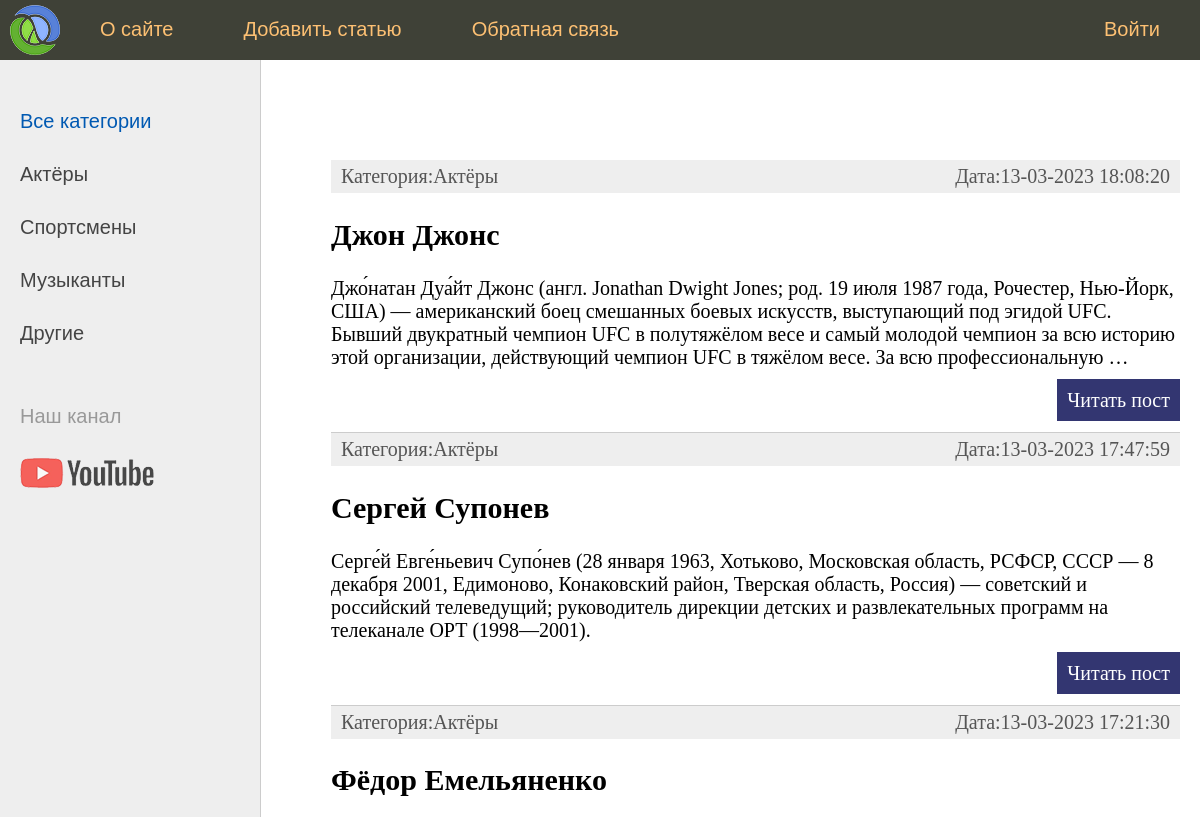
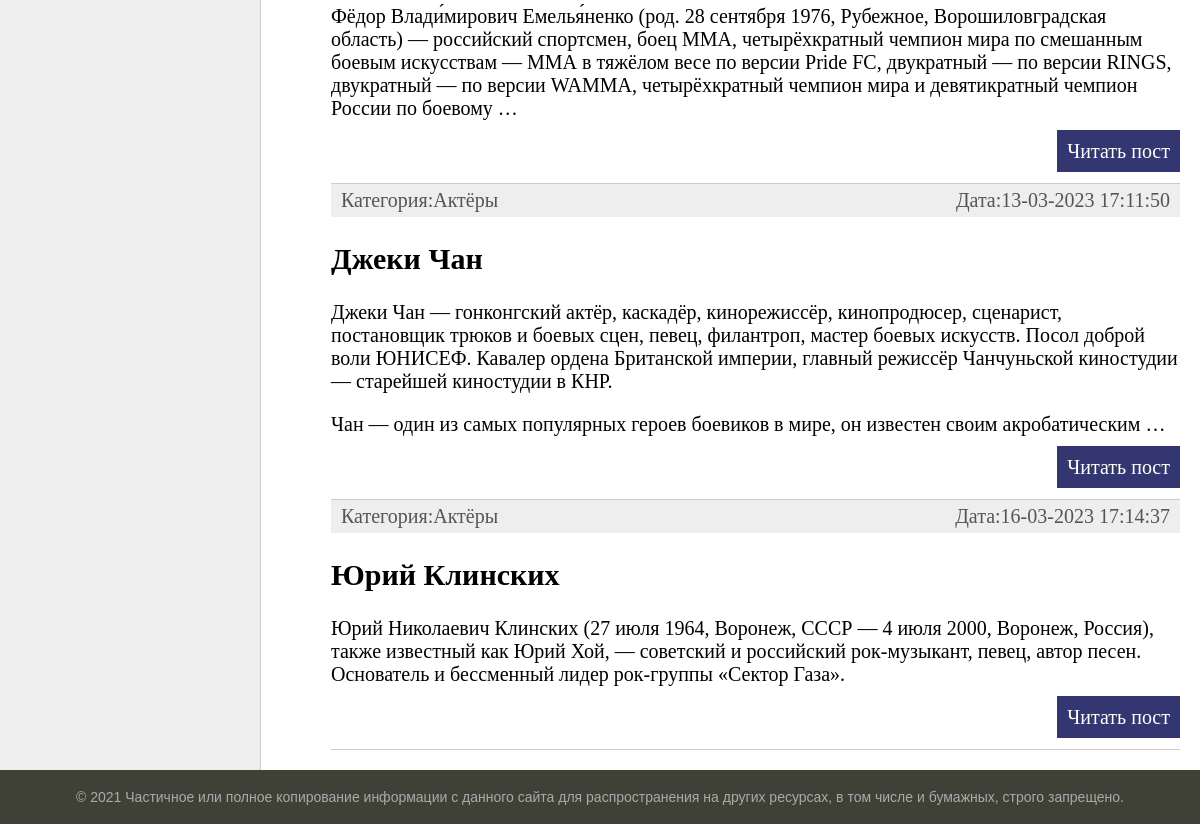
Before: / with the older database file (2 pictures, top to bottom).
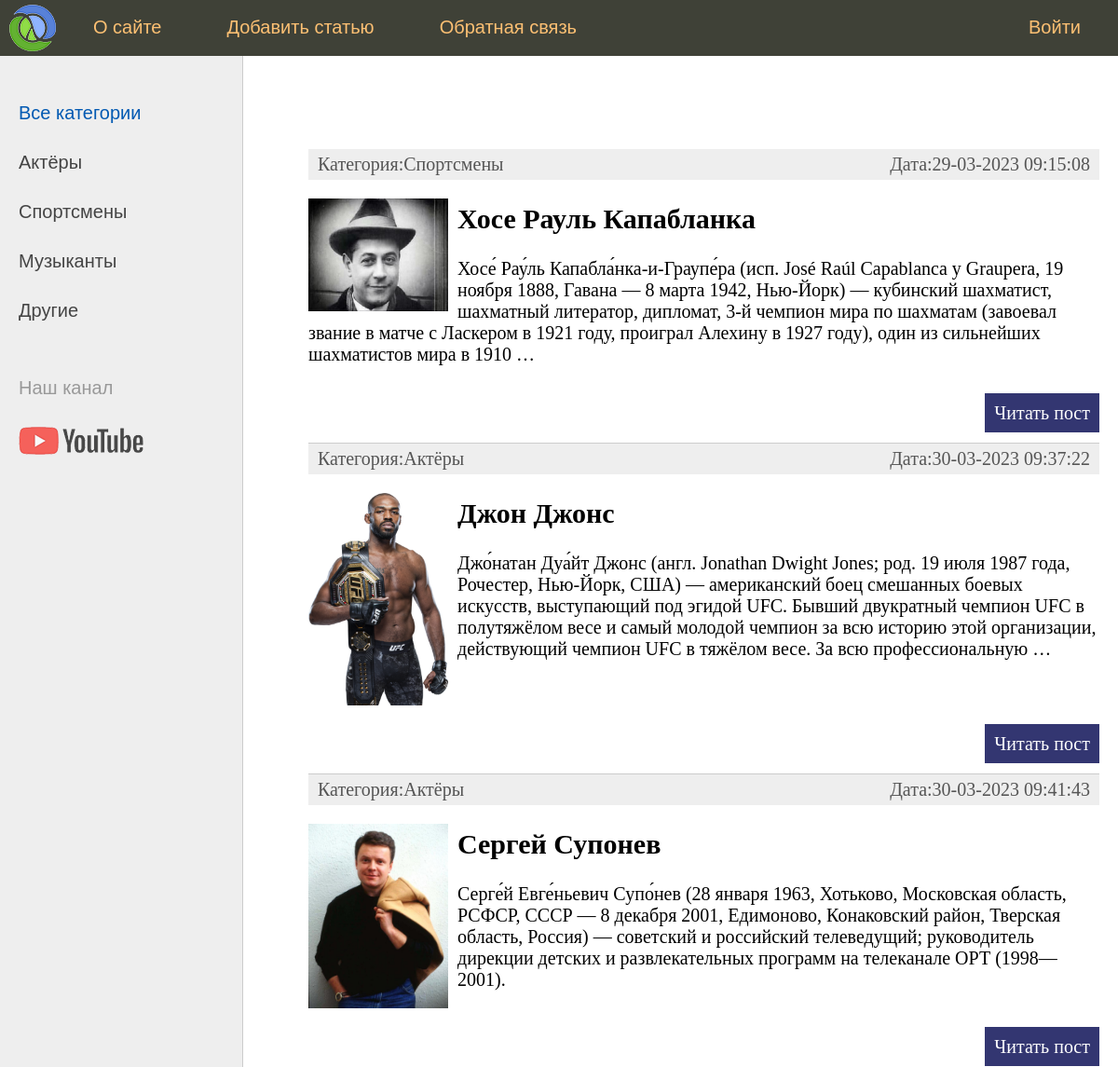
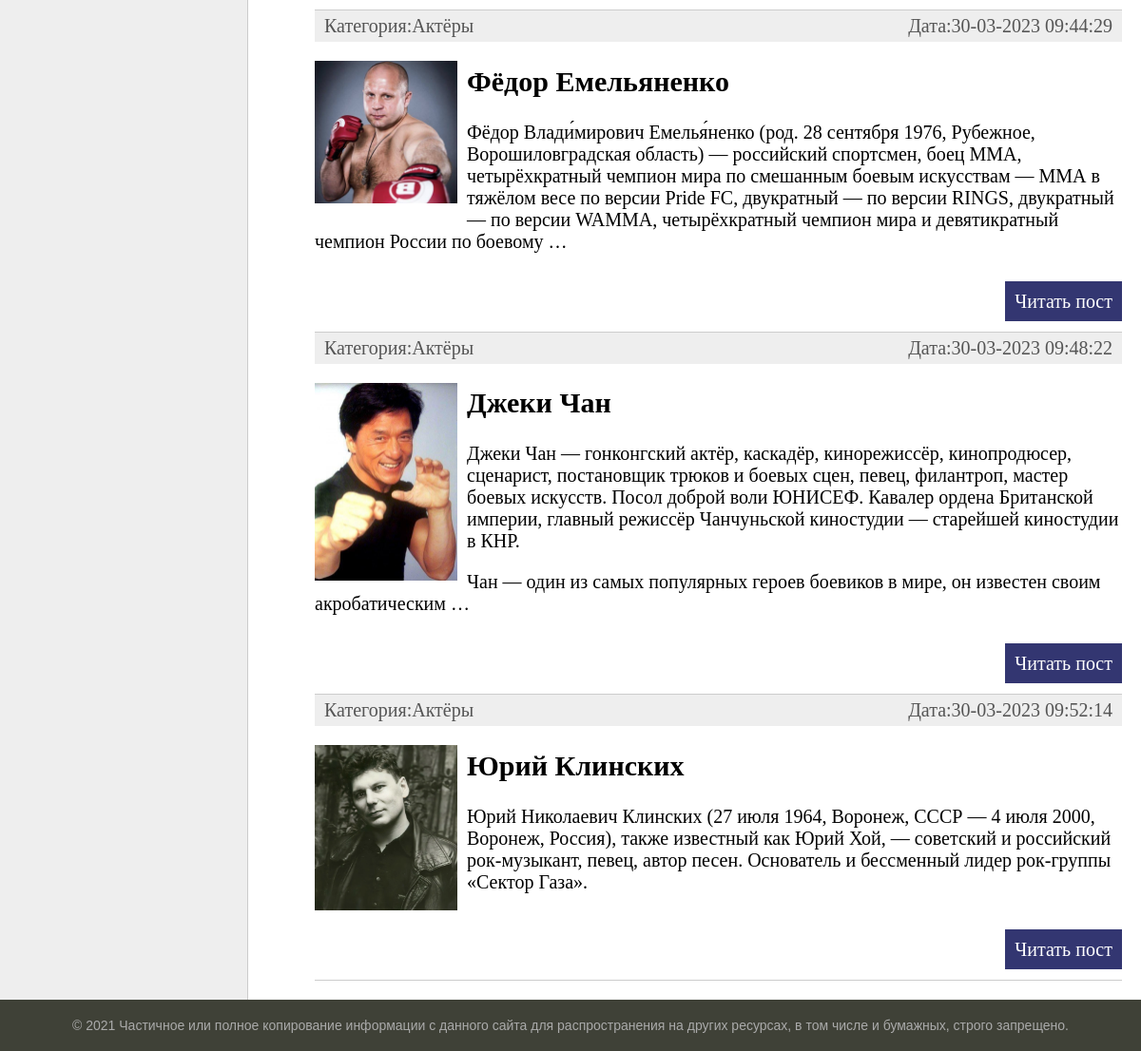
After: the same page with the newer database file (2 pictures, top to bottom).
### greats/models.py (models this page shows, shortened)
class Category(models.Model):
    name = models.CharField(max_length=100, db_index=True, verbose_name="Категория")
    def get_absolute_url(self):
        return reverse('category', kwargs={'cat_id':self.pk})
    class Meta:
        verbose_name="Категория"
        verbose_name_plural='Категории'
        ordering=['id']
    def __str__(self):
        return self.name

class Greats(models.Model):
    title = models.CharField(max_length=255, verbose_name="Заголовок")
    content = models.TextField(blank=True, verbose_name="Текст статьи")
    photo = models.ImageField(upload_to="photos/%Y/%m/%d", verbose_name="Фото")
    time_create=models.DateTimeField(auto_now_add=True, verbose_name="Время создания")
    time_update=models.DateTimeField(auto_now=True, verbose_name="Время изменения")
    is_published=models.BooleanField(default=True, verbose_name="Публикация")
    cat = models.ForeignKey('Category', on_delete=models.PROTECT, null=True, verbose_name="Категории")
    class Meta:
        verbose_name="Выдающиеся люди"
        verbose_name_plural='Выдающиеся люди'
        ordering=['-time_create','title'] # если первое поле имеет
    def get_absolute_url(self):
        return reverse('post', kwargs={'post_id':self.pk})

### greats/views.py (the view)
# urls.py: path('', index, name='home'),
def index(request):
    posts= Greats.objects.all()
    categories=Category.objects.all()
    context= {
        'posts': posts,
        'menu': menu,
        'title': 'Главная страница.',
        'cat_selected':0,
        'categories':categories
    }
    return render (request, 'greats/index.html', context=context)

### greats/templates/greats/index.html (shortened to what this page needs)
{% extends 'greats/base.html' %}
{% block content %}
<ul class="list-articles">
	{% for p in posts %}
				<li><div class="article-panel">
					<p class="first">Категория:{{p.cat}}</p>
					<p class="last">Дата:{{p.time_update|date:"d-m-Y H:i:s"}}</p>
				</div>
				{% if p.photo %}
					<p><img class="img-article-left thumb" src="{{p.photo.url}}"></p>
				{% endif %}
			<h2>{{p.title}}</h2>
	{% autoescape  on %}
	{{p.content|linebreaks|truncatewords:50}}
	{% endautoescape  %}
			<p class="link-read-post"><a href="{{p.get_absolute_url}}">Читать пост</a></p>
			</li>
	{% endfor %}
</ul>
{% endblock %}

### greats/templates/greats/base.html (shortened to what this page needs)
{% load static %}
<!DOCTYPE html>
<html>
<head>
	<link type="text/css" href="{% static 'greats/css/style.css' %}" rel="stylesheet" />
</head>
<body>
<table class="table-page" border=0 cellpadding="0" cellspacing="0">
<tr><td valign=top>
{% block mainmenu %}
		<div class="header">
			<ul id="mainmenu" class="mainmenu">
			<li class="logo"><a href="{% url 'home' %}"><div class="logo"></div></a></li>
{% for m in menu %}
	{% if not forloop.last %}
			<li><a href="{% url m.url_name %}">{{m.title}}</a></li>
	{% else %}
			<li class="last"><a href="{% url m.url_name %}">{{m.title}}</a></li>
	{% endif %}
{% endfor %}
			</ul>
		</div>
{% endblock mainmenu %}
<table class="table-content" border=0 cellpadding="0" cellspacing="0">
<tr>
	<td valign="top" class="left-chapters">
	<ul id="leftchapters">
		{% if cat_selected == 0 %}
			<li class="selected">Все категории</li>
		{% else %}
			<li><a href="{% url 'home' %}">Все категории</a></li>
		{% endif %}
		{% for category in categories %}
		{% if cat_selected == category.pk %}
			<li class="selected">{{category.name}}</li>
		{% else %}
			<li><a href="{{category.get_absolute_url}}">{{category.name}}</a></li>
		{% endif %}
		{% endfor %}
		<li class="share">
		<p>Наш канал</p>
		<a class="share-yt" href="https://www.youtube.com/channel/UClJzWfGWuGJL2t-3dYKcHTA/playlists" target="_blank" rel="nofollow"></a>
		</li>
	</ul>
</td>
<td valign="top" class="content">
	<div class="content-text">
{% block content %}
{% endblock %}
	</div>
</td></tr></table>
</td></tr>
<tr><td valign=top>
	<div id="footer">
		<p align="center">&copy; 2021 Частичное или полное копирование информации с данного сайта для распространения на других ресурсах, в том числе и бумажных, строго запрещено.</p>
	</div>
</td></tr></table>
</body>
</html>

### greats/static/greats/css/style.css (style rules this page uses)
html, body { font-family: 'Arial'; margin: 0; padding: 0; height: 100%; width: 100%; color: #444; }
a { color: #0059b2; text-decoration: none; }
img { max-width: 600px; height: auto; }
img.img-article-left { max-width: 300px; height: auto; float: left; padding: 0 10px 10px 0; }
img.img-article-left.thumb { max-width: 150px; height: auto; }
p.link-read-post { text-align: right; }
p.link-read-post a { padding: 10px; min-width: 100px; background: #333671; color: #fff; text-decoration: none; }
div.article-panel { background: #eee; padding: 5px 10px 5px 10px; box-sizing: border-box; overflow: hidden; color: #555; }
div.article-panel p.first { margin: 0; float: left; }
div.article-panel p.last { margin: 0; float: right; }
ul.list-articles { list-style: none; margin: 0; padding: 0; }
ul.list-articles li { border-bottom: 1px solid #ccc; }
.table-page { width: 100%; height: 100%; vertical-align: top; }
.table-page tr { height: 100%; }
.header { background: #3F4137; height: 60px; }
.logo { background: url('../images/logo.png') no-repeat 10px 5px; width: 70px; height: 60px; }
ul.mainmenu { list-style: none; margin: 0; padding: 0; height: 60px; color: #fdc073; font-size: 20px; overflow: hidden; }
ul.mainmenu li { float: left; margin: 18px 40px 0 30px; }
ul.mainmenu li.logo { margin: 0; }
ul.mainmenu li.last { float: right; }
ul.mainmenu li a { color: #fdc073; text-decoration: none; }
.table-content { width: 100%; min-height: 100%; height: 100%; }
.left-chapters { margin: 0; background: #eee; border-right: 1px solid #ccc; min-height: 100%; }
.left-chapters ul { width: 230px; min-height: 100%; margin: 0; padding: 20px 10px 10px 20px; list-style: none; font-size: 20px; }
.left-chapters ul li { margin: 30px 0 0 0; color: #999; }
.left-chapters ul li.selected { color: #0059b2; }
.left-chapters ul li a { color: #444; text-decoration: none; }
.left-chapters ul li.share { margin: 60px 0 0 0; }
.left-chapters ul li.share p { margin: 30px 0 30px 0; }
.left-chapters ul li.share a { display: inline-block; width: 40px; height: 40px; margin: 0 20px 0 0; }
.left-chapters ul li.share a.share-yt { width: 100%; height: 30px; background: url('../images/share_yt.png') no-repeat 0 0 }
.content { padding: 40px 20px 20px 40px; width: 100%; box-sizing: border-box; }
.content-text { margin: 60px 0 0 30px; color: #000; font-size: 20px; font-family: Yandex Sans Display Light; }
#footer { box-sizing: border-box; background: #3F4137; padding: 5px; color: #aaa; font-size: 14px; font-family: Verdana, Geneva, Arial, Helvetica; text-align: left; overflow: hidden; }

Changed rows visible on the page:
added Greats: cat "Спортсмены", time_update "29-03-2023 09:15:08", photo (picture), title "Хосе Рауль Капабланка", content "Хосе́ Рау́ль Капабла́нка-и-Граупе́ра (исп. José Raúl Capablanca y Graupera, 19 ноября 1888, Гавана — 8 марта 1942, Нью-Йорк) — кубинский шахматист, шахматный литератор, дипломат, 3-й чемпион мира по шахматам (завоевал звание в матче с Ласкером в 1921 году, проиграл Алехину в 1927 году), один из сильнейших шахматистов мира в 1910 …"
changed Greats "Джон Джонс": time_update "13-03-2023 18:08:20" → "30-03-2023 09:37:22"; photo: picture added
changed Greats "Сергей Супонев": time_update "13-03-2023 17:47:59" → "30-03-2023 09:41:43"; photo: picture added
changed Greats "Фёдор Емельяненко": time_update "13-03-2023 17:21:30" → "30-03-2023 09:44:29"; photo: picture added
changed Greats "Джеки Чан": time_update "13-03-2023 17:11:50" → "30-03-2023 09:48:22"; photo: picture added
changed Greats "Юрий Клинских": time_update "16-03-2023 17:14:37" → "30-03-2023 09:52:14"; photo: picture added
